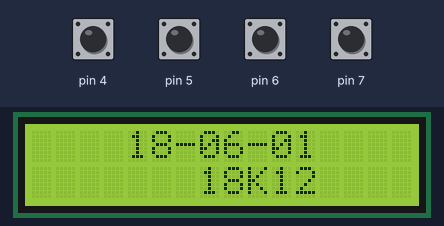
A sketch run on a simulated Arduino Uno, built with avr-gcc and run on an emulated ATmega328P. Parts: 16×2 character LCD. Inputs (shaded band) come from the test bench; at power-on: pin 4–7 HIGH.

Above: at 1.2 s.
1.3 s: pin 6 pulled LOW for 1 s
At 2.5 s:
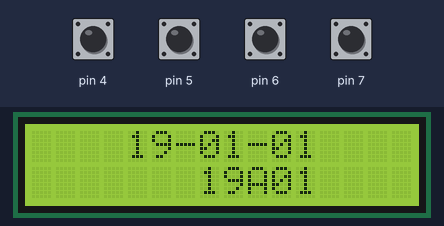
3.8 s: pin 4 pulled LOW for 0.15 s
At 4.9 s:
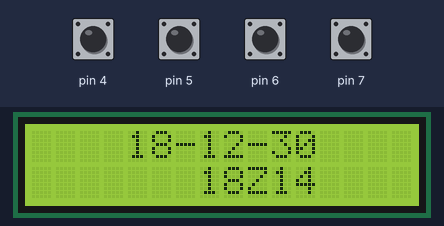
5.4 s: pin 6 pulled LOW for 0.15 s
At 6.5 s:
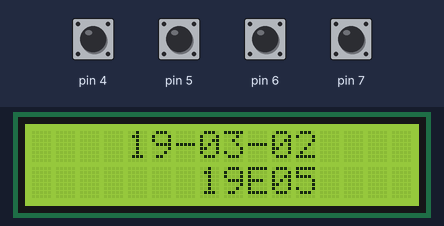
7.0 s: pin 4 pulled LOW for 1 s
At 9.1 s:
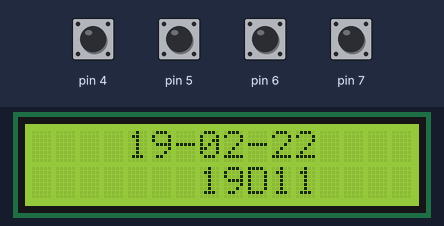
9.5 s: pin 6 pulled LOW for 0.15 s
At 10.4 s:
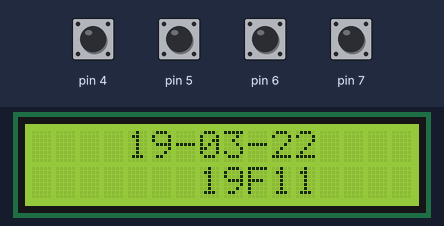
11.1 s: pin 5 pulled LOW for 1 s
At 12.9 s:
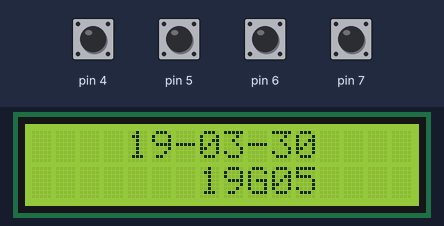
Timing chart, 0 to 14.4 s (numbered marks = the images above; inputs shaded):
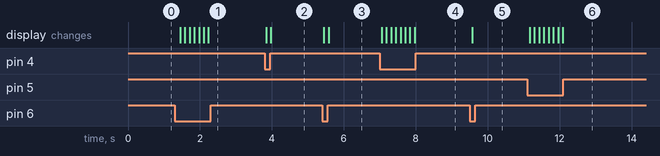

The sketch:

001-16x2-Date.ino
```cpp
/*
 * This Arduino sketch displays YY-MM-DD date format and Desamber date format on a 16 character by 2 line display.
 * It includes buttons to set the date. One button adds a year, one adds a month, one adds a day and one subtracks a day.
 * Desamber is a time format created by Devine Lu Linvega. More information about Desamber here: https://wiki.xxiivv.com/#clock
 */

#include "Ardusamber.h"
#include "MilitaryTime.h"
#include "Bun.h"
#include "TimeLib.h"
#include "LiquidCrystal_I2C.h"

Ardusamber _dTime;
MilitaryTime _mTime;
LiquidCrystal_I2C _lcd(0x20,16,2); // Set the LCD address to 0x20 for a 16 chars and 2 line display

Bun buttonYear(7);
Bun buttonMonth(6);
Bun buttonDay(5);
Bun buttonDayMinus(4);

void setup()
{
  setTime(5, 20, 00, 1, 6, 2018);

  _lcd.init();
  _lcd.backlight();
  _lcd.home();
  _lcd.clear();
}

void loop()
{
  if(buttonYear.isPressed())
  {
    setTime(hour(),minute(),second(),day(),month(),year()+1);
  }
  if(buttonMonth.isPressed())
  {
    setTime(hour(),minute(),second(),day(),month()+1,year());
  }
  if(buttonDay.isPressed())
  {
    setTime(hour(),minute(),second(),day()+1,month(),year());
  }
  if(buttonDayMinus.isPressed())
  {
    setTime(hour(),minute(),second(),day()-1,month(),year());
  }

  _dTime.update();

  writeToScreen(_mTime.getFormattedDate(), 4, 0);
  writeToScreen(_dTime.getFormattedDate(), 7, 1);

  delay(100);
}

void writeToScreen(String value, int posX, int posY)
{
  _lcd.setCursor(posX, posY);
  _lcd.print(value);
}
```

Measured:
- after the input at 1.3 s, the display: first changes after 0.15 s (image 1 shows a later state)
- after the input at 3.8 s, the display: first changes at once (image 2 shows a later state)
- after the input at 5.4 s, the display: first changes at once (image 3 shows a later state)
- after the input at 7.0 s, the display: first changes after 0.05 s (image 4 shows a later state)
- after the input at 9.5 s, the display: changes after 0.07 s (image 5)
- after the input at 11.1 s, the display: first changes after 0.07 s (image 6 shows a later state)
